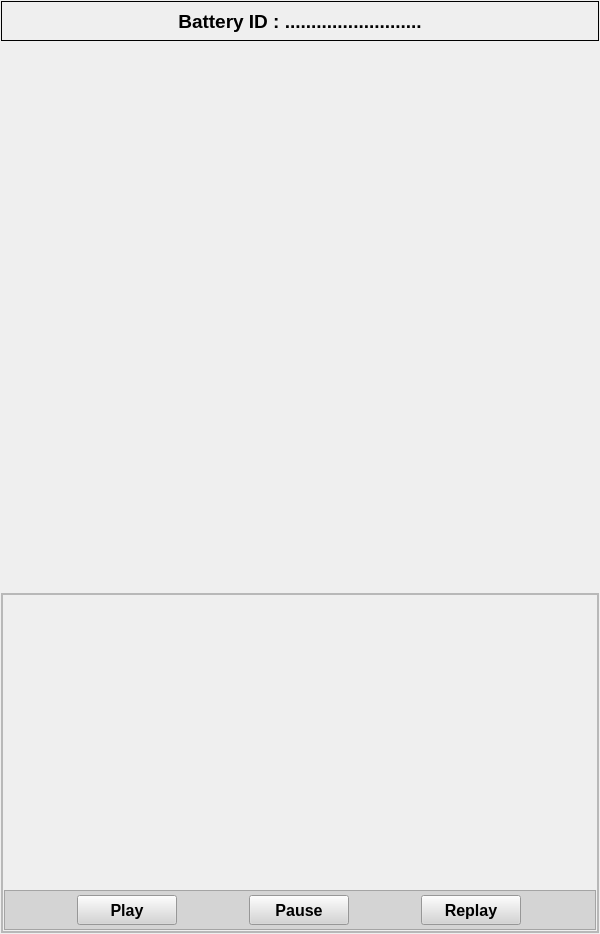
        <widget class="QWidget" name="only_img_widget" native="true">
         <property name="minimumSize">
          <size>
           <width>600</width>
           <height>0</height>
          </size>
         </property>
         <property name="maximumSize">
          <size>
           <width>600</width>
           <height>16777215</height>
          </size>
         </property>
         <layout class="QVBoxLayout" name="verticalLayout_6">
          <property name="leftMargin">
           <number>1</number>
          </property>
          <property name="topMargin">
           <number>1</number>
          </property>
          <property name="rightMargin">
           <number>1</number>
          </property>
          <property name="bottomMargin">
           <number>1</number>
          </property>
          <item>
           <widget class="QLabel" name="Battery_id_lbl">
            <property name="minimumSize">
             <size>
              <width>0</width>
              <height>40</height>
             </size>
            </property>
            <property name="maximumSize">
             <size>
              <width>16777215</width>
              <height>40</height>
             </size>
            </property>
            <property name="font">
             <font>
              <pointsize>14</pointsize>
              <weight>75</weight>
              <bold>true</bold>
             </font>
            </property>
            <property name="frameShape">
             <enum>QFrame::Box</enum>
            </property>
            <property name="text">
             <string>Battery ID : ..........................</string>
            </property>
            <property name="alignment">
             <set>Qt::AlignCenter</set>
            </property>
           </widget>
          </item>
          <item>
           <spacer name="verticalSpacer">
            <property name="orientation">
             <enum>Qt::Vertical</enum>
            </property>
            <property name="sizeHint" stdset="0">
             <size>
              <width>20</width>
              <height>40</height>
             </size>
            </property>
           </spacer>
          </item>
          <item>
           <widget class="QLabel" name="img_lbl">
            <property name="minimumSize">
             <size>
              <width>600</width>
              <height>400</height>
             </size>
            </property>
            <property name="maximumSize">
             <size>
              <width>600</width>
              <height>400</height>
             </size>
            </property>
            <property name="text">
             <string/>
            </property>
            <property name="pixmap">
             <pixmap>:/newPrefix/images_ICON/battery_img.jpg</pixmap>
            </property>
           </widget>
          </item>
          <item>
           <spacer name="verticalSpacer_6">
            <property name="orientation">
             <enum>Qt::Vertical</enum>
            </property>
            <property name="sizeHint" stdset="0">
             <size>
              <width>20</width>
              <height>100</height>
             </size>
            </property>
           </spacer>
          </item>
          <item>
           <widget class="QFrame" name="step_video_frm">
            <property name="minimumSize">
             <size>
              <width>0</width>
              <height>340</height>
             </size>
            </property>
            <property name="maximumSize">
             <size>
              <width>16777215</width>
              <height>340</height>
             </size>
            </property>
            <property name="frameShape">
             <enum>QFrame::StyledPanel</enum>
            </property>
            <property name="frameShadow">
             <enum>QFrame::Raised</enum>
            </property>
            <layout class="QHBoxLayout" name="horizontalLayout_14">
             <property name="spacing">
              <number>0</number>
             </property>
             <property name="leftMargin">
              <number>0</number>
             </property>
             <property name="topMargin">
              <number>0</number>
             </property>
             <property name="rightMargin">
              <number>0</number>
             </property>
             <property name="bottomMargin">
              <number>0</number>
             </property>
             <item>
              <widget class="QFrame" name="video_frm_2">
               <property name="frameShape">
                <enum>QFrame::StyledPanel</enum>
               </property>
               <property name="frameShadow">
                <enum>QFrame::Raised</enum>
               </property>
               <layout class="QVBoxLayout" name="verticalLayout_17">
                <property name="spacing">
                 <number>1</number>
                </property>
                <property name="leftMargin">
                 <number>1</number>
                </property>
                <property name="topMargin">
                 <number>1</number>
                </property>
                <property name="rightMargin">
                 <number>1</number>
                </property>
                <property name="bottomMargin">
                 <number>1</number>
                </property>
                <item>
                 <spacer name="verticalSpacer_2">
                  <property name="orientation">
                   <enum>Qt::Vertical</enum>
                  </property>
                  <property name="sizeHint" stdset="0">
                   <size>
                    <width>20</width>
                    <height>40</height>
                   </size>
                  </property>
                 </spacer>
                </item>
                <item>
                 <widget class="QLabel" name="label_video">
                  <property name="minimumSize">
                   <size>
                    <width>575</width>
                    <height>290</height>
                   </size>
                  </property>
                  <property name="maximumSize">
                   <size>
                    <width>575</width>
                    <height>290</height>
                   </size>
                  </property>
                  <property name="font">
                   <font>
                    <pointsize>12</pointsize>
                    <weight>75</weight>
                    <bold>true</bold>
                   </font>
                  </property>
                  <property name="text">
                   <string/>
                  </property>
                 </widget>
                </item>
                <item>
                 <widget class="QFrame" name="frame_7">
                  <property name="minimumSize">
                   <size>
                    <width>0</width>
                    <height>40</height>
                   </size>
                  </property>
                  <property name="maximumSize">
                   <size>
                    <width>16777215</width>
                    <height>40</height>
                   </size>
                  </property>
                  <property name="styleSheet">
                   <string notr="true">background-color: rgb(212, 212, 212);</string>
                  </property>
                  <property name="frameShape">
                   <enum>QFrame::StyledPanel</enum>
                  </property>
                  <property name="frameShadow">
                   <enum>QFrame::Raised</enum>
                  </property>
                  <layout class="QHBoxLayout" name="horizontalLayout_17">
                   <property name="spacing">
                    <number>1</number>
                   </property>
                   <property name="leftMargin">
                    <number>1</number>
                   </property>
                   <property name="topMargin">
                    <number>1</number>
                   </property>
                   <property name="rightMargin">
                    <number>1</number>
                   </property>
                   <property name="bottomMargin">
                    <number>1</number>
                   </property>
                   <item>
                    <widget class="QPushButton" name="pushButton_file">
                     <property name="enabled">
                      <bool>true</bool>
                     </property>
                     <property name="minimumSize">
                      <size>
                       <width>100</width>
                       <height>30</height>
                      </size>
                     </property>
                     <property name="maximumSize">
                      <size>
                       <width>100</width>
                       <height>16777215</height>
                      </size>
                     </property>
                     <property name="font">
                      <font>
                       <pointsize>12</pointsize>
                       <weight>75</weight>
                       <bold>true</bold>
                      </font>
                     </property>
                     <property name="cursor">
                      <cursorShape>PointingHandCursor</cursorShape>
                     </property>
                     <property name="text">
                      <string>Play</string>
                     </property>
                    </widget>
                   </item>
                   <item>
                    <widget class="QPushButton" name="pushButton_playpause">
                     <property name="enabled">
                      <bool>true</bool>
                     </property>
                     <property name="minimumSize">
                      <size>
                       <width>100</width>
                       <height>30</height>
                      </size>
                     </property>
                     <property name="maximumSize">
                      <size>
                       <width>100</width>
                       <height>16777215</height>
                      </size>
                     </property>
                     <property name="font">
                      <font>
                       <pointsize>12</pointsize>
                       <weight>75</weight>
                       <bold>true</bold>
                      </font>
                     </property>
                     <property name="cursor">
                      <cursorShape>PointingHandCursor</cursorShape>
                     </property>
                     <property name="text">
                      <string>Pause</string>
                     </property>
                    </widget>
                   </item>
                   <item>
                    <widget class="QPushButton" name="pushButton_replay">
                     <property name="enabled">
                      <bool>true</bool>
                     </property>
                     <property name="minimumSize">
                      <size>
                       <width>100</width>
                       <height>30</height>
                      </size>
                     </property>
                     <property name="maximumSize">
                      <size>
                       <width>100</width>
                       <height>16777215</height>
                      </size>
                     </property>
                     <property name="font">
                      <font>
                       <pointsize>12</pointsize>
                       <weight>75</weight>
                       <bold>true</bold>
                      </font>
                     </property>
                     <property name="cursor">
                      <cursorShape>PointingHandCursor</cursorShape>
                     </property>
                     <property name="contextMenuPolicy">
                      <enum>Qt::NoContextMenu</enum>
                     </property>
                     <property name="autoFillBackground">
                      <bool>false</bool>
                     </property>
                     <property name="text">
                      <string>Replay</string>
                     </property>
                    </widget>
                   </item>
                  </layout>
                 </widget>
                </item>
               </layout>
              </widget>
             </item>
            </layout>
           </widget>
          </item>
         </layout>
        </widget>
